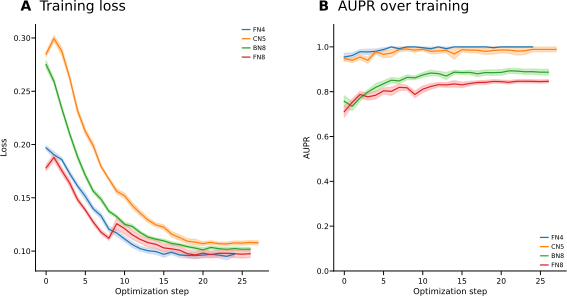

Write Python code to recreate this figure.
import numpy as np
import matplotlib.pyplot as plt
import matplotlib.gridspec as gs
from sklearn.metrics import precision_recall_curve, auc


path = './'

algo = 'CardamomOT'
algo_file = {'CardamomOT': 'CARDAMOM2', 'CARDAMOM': 'CARDAMOM1', 'Reference Fitting': 'REFERENCE_FITTING'}
def file_name(a): return algo_file.get(a, a)

benchmarks_traj = ['FN4', 'CN5', 'BN8', 'FN8']
N = 10

# ── Same palette as figure 3 ──────────────────────────────────────────────────
cmap = plt.get_cmap('tab20')
color_bench = {
    'FN4': (cmap(0),  cmap(1)),
    'CN5': (cmap(2),  cmap(3)),
    'BN8': (cmap(4),  cmap(5)),
    'FN8': (cmap(6),  cmap(7)),
    'Trees5': (cmap(8),  cmap(9)),
    'Trees10': (cmap(10),  cmap(11)),
    'Trees20': (cmap(12),  cmap(13)),
    'Trees50': (cmap(14),  cmap(15)),
    'Trees100': (cmap(16),  cmap(17)),
}

# ── Padding helpers ───────────────────────────────────────────────────────────

def compute_aupr_traj(score_traj, inter):
    """
    score_traj : (T, G, G, 1)  — matrices de scores à chaque step
    inter      : (G, G)         — matrice de référence (valeurs absolues)
    Retourne un array (T,) d'AUPR (undirected, comme panel B de fig3).
    """
    score_traj = score_traj[..., 0]          # (T, G, G)
    G = inter.shape[0]
    edges = [(i, j) for i in range(G) for j in range(i + 1, G)]
    y0 = np.array([max(inter[i, j], inter[j, i]) for (i, j) in edges])
    aupr_traj = []
    for t in range(score_traj.shape[0]):
        s = np.abs(score_traj[t])
        y1 = np.array([max(s[i, j], s[j, i]) for (i, j) in edges])
        precision, recall, _ = precision_recall_curve(y0, y1)
        aupr_traj.append(auc(recall, precision))
    return np.array(aupr_traj)

def pad_1d(arr, target_len):
    """Pad 1D array by repeating last value."""
    if len(arr) == target_len:
        return arr
    return np.pad(arr, (0, target_len - len(arr)), mode='edge')

# ── Load trajectories ─────────────────────────────────────────────────────────
traj_data = {}
for b in benchmarks_traj:
    loss_list, aupr_list = [], []
    for r in range(1, N + 1):
        inter      = np.abs(np.load(f"{path}{b}/True/inter_{r}.npy"))
        loss       = np.load(f"{path}{b}/{file_name(algo)}/loss_traj_{r}.npy")
        score_traj = np.load(f"{path}{b}/{file_name(algo)}/score_traj_{r}.npy")
        loss_list.append(loss)
        aupr_list.append(compute_aupr_traj(score_traj, inter))

    max_len      = max(len(x) for x in loss_list)
    padded_loss  = np.array([pad_1d(x, max_len) for x in loss_list])
    padded_aupr  = np.array([pad_1d(x, max_len) for x in aupr_list])

    t = np.arange(max_len)
    traj_data[b] = dict(
        t          = t,
        mean_loss  = padded_loss.mean(axis=0),
        std_loss   = padded_loss.std(axis=0)  / np.sqrt(N),
        mean_score = padded_aupr.mean(axis=0),
        std_score  = padded_aupr.std(axis=0)  / np.sqrt(N),
    )

# ── Figure layout — same width as fig3, 2-row height ─────────────────────────
fig = plt.figure(figsize=(6.85, 3.2))
grid = gs.GridSpec(1, 2, hspace=0.55, wspace=0.28,
                   width_ratios=[1, 1])

# ── Shared axis styler (mirrors configure() in fig3) ─────────────────────────
def configure(ax):
    w = 0.7
    ax.tick_params(direction='out', length=3, width=w)
    ax.tick_params(axis='x', pad=2, labelsize=5.5)
    ax.tick_params(axis='y', pad=0.5, labelsize=5.5)
    for side in ['top', 'right']:
        ax.spines[side].set_visible(False)
    for side in ['bottom', 'left']:
        ax.spines[side].set_linewidth(w)

# ── Panel-label annotation options (same as fig3) ────────────────────────────
x, y = -11, 10
opt = {'xy': (0, 1), 'xycoords': 'axes fraction', 'fontsize': 10,
       'textcoords': 'offset points', 'annotation_clip': False}

# ── Panel A : Training loss ───────────────────────────────────────────────────
ax_loss = plt.subplot(grid[0, 0])
configure(ax_loss)
ax_loss.annotate('A', xytext=(x + 0.2, y), fontweight='bold', **opt)
ax_loss.annotate('Training loss', xytext=(x + 14, y), **opt)

for b in benchmarks_traj:
    d   = traj_data[b]
    col = color_bench[b]
    ax_loss.plot(d['t'], d['mean_loss'], color=col[0], lw=0.9, label=b)
    ax_loss.fill_between(d['t'],
                         d['mean_loss'] - d['std_loss'],
                         d['mean_loss'] + d['std_loss'],
                         color=col[1], alpha=0.45)

ax_loss.set_xlabel('Optimization step', fontsize=6, labelpad=1.8)
ax_loss.set_ylabel('Loss',              fontsize=6)
ax_loss.legend(loc='upper right', borderaxespad=0, frameon=False,
               fontsize=4.5, handlelength=1.2, handletextpad=0.5)

# ── Panel B : AUPR over training ──────────────────────────────────────────────
ax_score = plt.subplot(grid[0, 1])
configure(ax_score)
ax_score.annotate('B', xytext=(x, y), fontweight='bold', **opt)
ax_score.annotate('AUPR over training', xytext=(x + 14, y), **opt)
ax_score.set_ylim(0, 1.1)

for b in benchmarks_traj:
    d   = traj_data[b]
    col = color_bench[b]
    ax_score.plot(d['t'], d['mean_score'], color=col[0], lw=0.9, label=b)
    ax_score.fill_between(d['t'],
                          d['mean_score'] - d['std_score'],
                          d['mean_score'] + d['std_score'],
                          color=col[1], alpha=0.45)

ax_score.set_xlabel('Optimization step', fontsize=6, labelpad=1.8)
ax_score.set_ylabel('AUPR',              fontsize=6)
ax_score.legend(loc='lower right', borderaxespad=0, frameon=False,
                fontsize=4.5, handlelength=1.2, handletextpad=0.5)

fig.savefig('figureS7.pdf', dpi=300, bbox_inches='tight', pad_inches=0)
plt.show()
